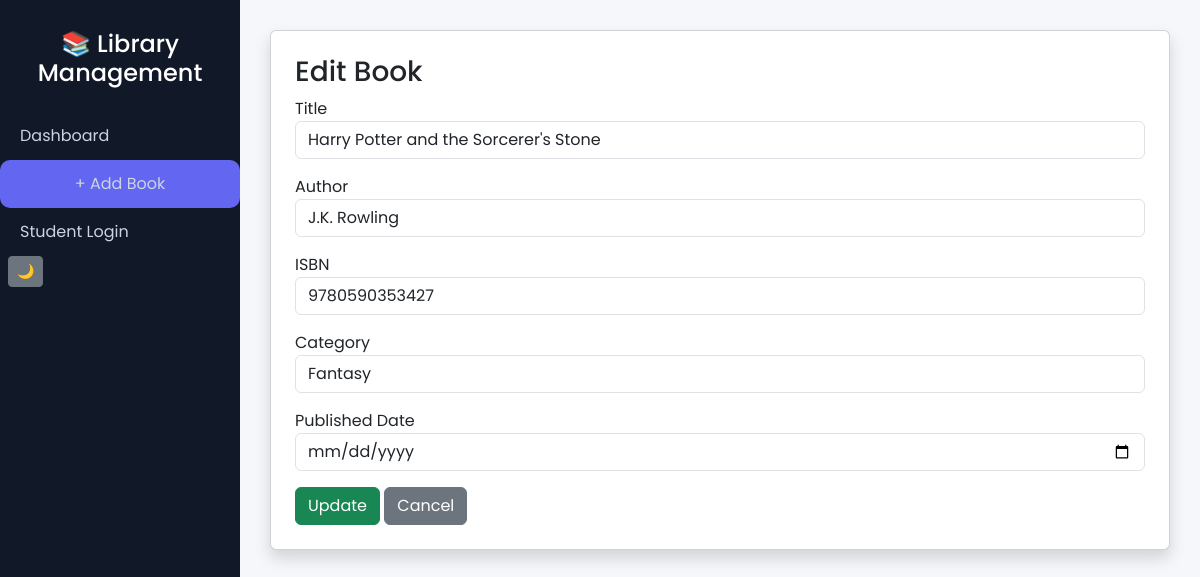
Page /edit/6/ on the committed database.
### books/models.py (models this page shows, shortened)
class Book(models.Model):
    title = models.CharField(max_length=200)
    author = models.CharField(max_length=200)
    isbn = models.CharField(max_length=20, unique=True)
    category = models.CharField(max_length=100)
    published_date = models.DateField()
    is_issued = models.BooleanField(default=False)
    issued_to = models.ForeignKey(Student, null=True, blank=True, on_delete=models.SET_NULL)
    issue_date = models.DateField(null=True, blank=True)
    return_date = models.DateField(null=True, blank=True)
    fine = models.IntegerField(default=0)

### books/views.py (the view, shortened to what this page needs)
# urls.py: path('edit/<int:id>/', views.edit_book, name='edit_book'),
def edit_book(request, id):
    book = Book.objects.get(id=id)
    return render(request, 'books/edit_book.html', {'book': book})

### books/templates/books/edit_book.html (shortened to what this page needs)
{% extends 'books/base.html' %}
{% block content %}
<div class="card shadow p-4">
    <h3>Edit Book</h3>
    <form method="POST">
        <div class="mb-3">
            <label>Title</label>
            <input type="text" name="title" value="{{ book.title }}" class="form-control">
        </div>
        <div class="mb-3">
            <label>Author</label>
            <input type="text" name="author" value="{{ book.author }}" class="form-control">
        </div>
        <div class="mb-3">
            <label>ISBN</label>
            <input type="text" name="isbn" value="{{ book.isbn }}" class="form-control">
        </div>
        <div class="mb-3">
            <label>Category</label>
            <input type="text" name="category" value="{{ book.category }}" class="form-control">
        </div>
        <div class="mb-3">
            <label>Published Date</label>
            <input type="date" name="published_date" value="{{ book.published_date }}" class="form-control">
        </div>
        <button class="btn btn-success">Update</button>
        <a href="{% url 'book_list' %}" class="btn btn-secondary">Cancel</a>
    </form>
</div>
{% endblock %}

### books/templates/books/base.html (style rules this page uses)
body { font-family: 'Poppins', sans-serif; background: #f5f7fb; }

### rows in the picture
Book: title "Harry Potter and the Sorcerer's Stone", author "J.K. Rowling", isbn "9780590353427", category "Fantasy"
